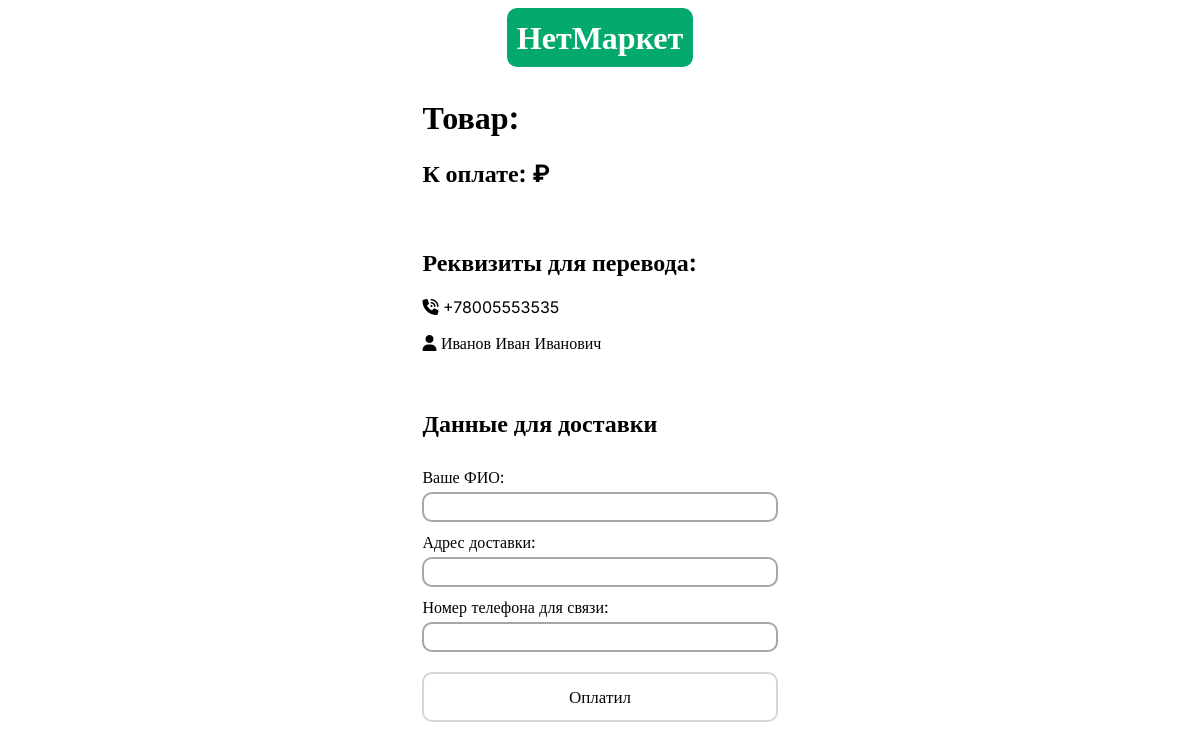
Page /payment/1 on the earlier database version.
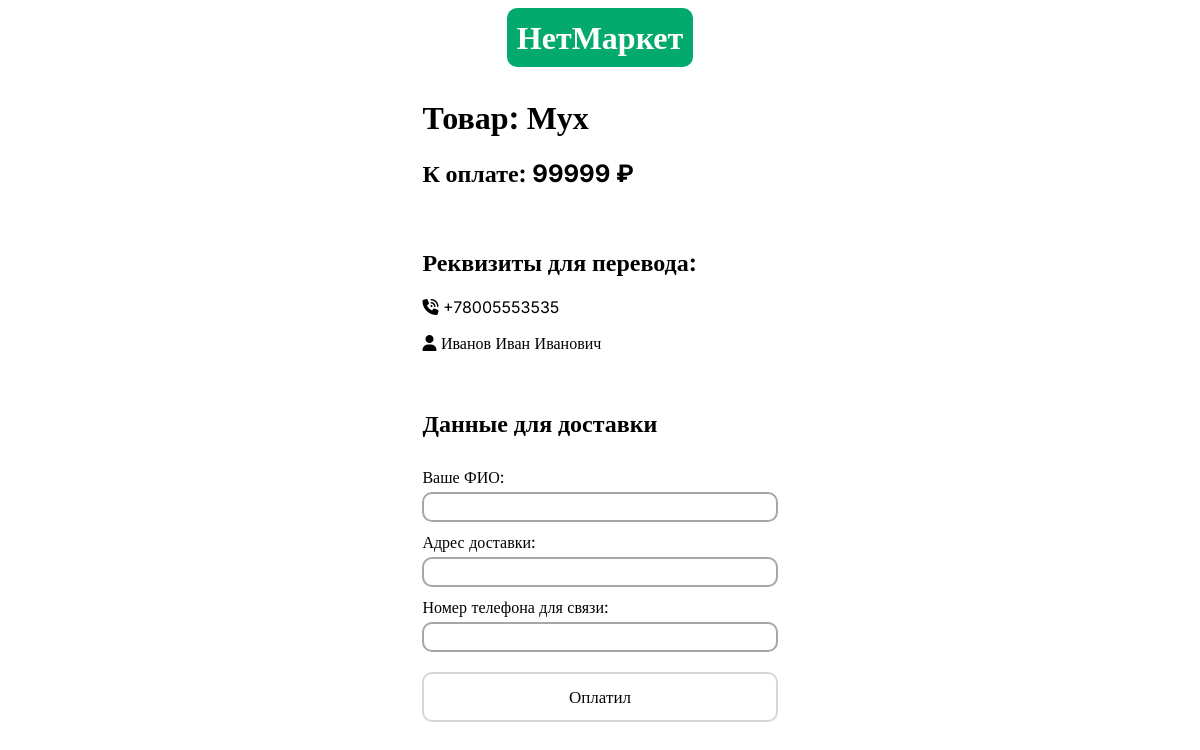
Same page on the later database version.
### shop/models.py (models this page shows, shortened)
class Product(models.Model):
    name = models.CharField(max_length=128)
    description = models.TextField()
    price = models.IntegerField()
    image_url = models.CharField(max_length=256)
    weight = models.IntegerField(null=True, blank=True)
    model = models.CharField(max_length=64, null=True, blank=True)
    processor = models.CharField(max_length=32, null=True, blank=True)
    ram_size = models.IntegerField(null=True, blank=True)  # размер оперативной памяти
    speed = models.FloatField(null=True, blank=True)  # скорость
    battery_capacity = models.IntegerField(null=True, blank=True)  # ёмкость аккумулятора

### shop/views.py (the view, shortened to what this page needs)
# urls.py: path("payment/<int:id>", views.payment, name="payment"),
def payment(request, id):
    product = Product.objects.filter(id=id).first()
    return render(request, 'payment.html', {
        'product': product
    })

### shop/templates/payment.html (shortened to what this page needs)
{% load static %}
<link rel="stylesheet" href="{% static 'style.css' %}"/>
<link rel="stylesheet" href="https://cdnjs.cloudflare.com/ajax/libs/font-awesome/6.5.2/css/all.min.css" />
<div class="heading">
    <div class="logo">
        <h1 class="logoText">НетМаркет</h1>
    </div>
</div>
<div class="payment">
    <h1>Товар: {{product.name}}</h1>
    <h2>К оплате: {{product.price}} ₽</h2>
    <div class="vspace"></div>
    <h2>Реквизиты для перевода:</h2>
    <p><i class="fa-solid fa-phone-volume"></i> +78005553535</p>
    <p><i class="fa-solid fa-user"></i> Иванов Иван Иванович</p>
    <div class="vspace"></div>
    <h2>Данные для доставки</h2>
    <form class="paymentDetailsForm" method="POST">
        <label>Ваше ФИО:</label>
        <input class="inputElement" name="fullname">
        <label>Адрес доставки:</label>
        <input class="inputElement" name="address">
        <label>Номер телефона для связи:</label>
        <input class="inputElement" name="phone">
        <div class="vspace"></div>
        <button>Оплатил</button>
    </form>
</div>

### shop/static/style.css (style rules this page uses)
* { font-family: Inter; }
.logoText { color: white; padding: 0; margin: 0; }
.heading { display: flex; align-items: center; padding-bottom: 10px; justify-content: center; }
.logo { background-color: #04aa6d; padding: 10px; border-radius: 10px; }
button { height: 50px; width: 100%; background-color: white; border: 2px solid #d6d6d6; color: #060606; padding: 0; border-radius: 10px; cursor: pointer; font-size: 17px; }
.inputElement { padding: 5px; border-radius: 10px; border: 2px solid #a6a6a6; }
.payment { width: 30%; margin-left: auto; margin-right: auto; }
.vspace { height: 20px; }
.paymentDetailsForm { display: flex; flex-direction: column; }
.paymentDetailsForm label { margin-top: 10px; margin-bottom: 5px; }

Differences in the rows shown:
added Product: name "Мух", price "99999"
